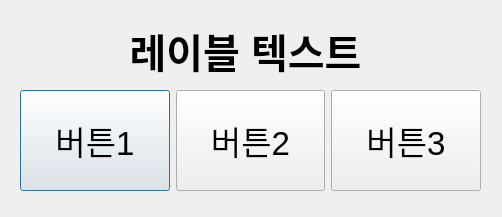
<?xml version="1.0" encoding="UTF-8"?>
<ui version="4.0">
 <class>Dialog</class>
 <widget class="QDialog" name="Dialog">
  <property name="geometry">
   <rect>
    <x>0</x>
    <y>0</y>
    <width>502</width>
    <height>217</height>
   </rect>
  </property>
  <property name="windowTitle">
   <string>Dialog</string>
  </property>
  <widget class="QLabel" name="label">
   <property name="geometry">
    <rect>
     <x>80</x>
     <y>10</y>
     <width>331</width>
     <height>81</height>
    </rect>
   </property>
   <property name="font">
    <font>
     <pointsize>30</pointsize>
     <weight>75</weight>
     <bold>true</bold>
    </font>
   </property>
   <property name="text">
    <string>레이블 텍스트</string>
   </property>
   <property name="alignment">
    <set>Qt::AlignCenter</set>
   </property>
  </widget>
  <widget class="QWidget" name="horizontalLayoutWidget">
   <property name="geometry">
    <rect>
     <x>20</x>
     <y>90</y>
     <width>461</width>
     <height>101</height>
    </rect>
   </property>
   <layout class="QHBoxLayout" name="horizontalLayout">
    <item>
     <widget class="QPushButton" name="btn_1">
      <property name="sizePolicy">
       <sizepolicy hsizetype="Maximum" vsizetype="Fixed">
        <horstretch>0</horstretch>
        <verstretch>0</verstretch>
       </sizepolicy>
      </property>
      <property name="maximumSize">
       <size>
        <width>16777197</width>
        <height>16777207</height>
       </size>
      </property>
      <property name="font">
       <font>
        <pointsize>25</pointsize>
       </font>
      </property>
      <property name="text">
       <string>버튼1</string>
      </property>
     </widget>
    </item>
    <item>
     <widget class="QPushButton" name="btn_2">
      <property name="sizePolicy">
       <sizepolicy hsizetype="Maximum" vsizetype="Fixed">
        <horstretch>0</horstretch>
        <verstretch>0</verstretch>
       </sizepolicy>
      </property>
      <property name="maximumSize">
       <size>
        <width>16777197</width>
        <height>16777207</height>
       </size>
      </property>
      <property name="font">
       <font>
        <pointsize>25</pointsize>
       </font>
      </property>
      <property name="text">
       <string>버튼2</string>
      </property>
     </widget>
    </item>
    <item>
     <widget class="QPushButton" name="btn_3">
      <property name="sizePolicy">
       <sizepolicy hsizetype="Maximum" vsizetype="Fixed">
        <horstretch>0</horstretch>
        <verstretch>0</verstretch>
       </sizepolicy>
      </property>
      <property name="maximumSize">
       <size>
        <width>16777197</width>
        <height>16777207</height>
       </size>
      </property>
      <property name="font">
       <font>
        <pointsize>25</pointsize>
       </font>
      </property>
      <property name="text">
       <string>버튼3</string>
      </property>
     </widget>
    </item>
   </layout>
  </widget>
 </widget>
 <resources/>
 <connections/>
</ui>
